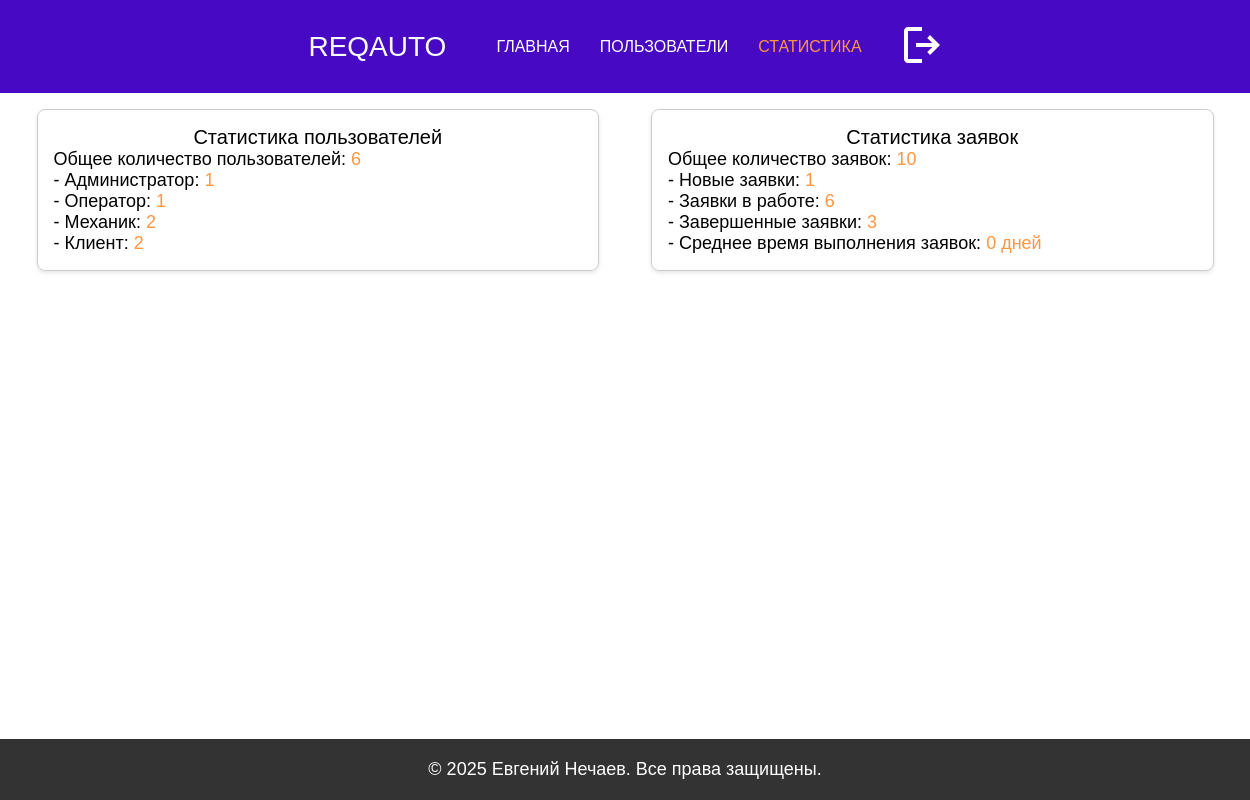
/admin_statistics (signed in), run on the app's committed database.
### models.py (models this page shows)
class Role(db.Model):
    __tablename__ = 'Role'
    ID = db.Column(db.Integer, primary_key=True)
    roleName = db.Column(db.String(50))

### app.py (the view)
@app.route('/admin_statistics')
def admin_statistics():
    if 'user_id' not in session:
        return redirect(url_for('auth'))
    user_id = session['user_id']
    user = User.query.get(user_id)
    if user.roleID != 1:
        return redirect(url_for('auth'))
    total_users = User.query.count()
    roles = Role.query.all()
    users_by_role = {role.roleName: User.query.filter_by(
        roleID=role.ID).count() for role in roles}
    total_requests = RepairRequest.query.count()
    new_requests = RepairRequest.query.filter_by(statusID=1).count()
    in_progress_requests = RepairRequest.query.filter_by(statusID=2).count()
    completed_requests = RepairRequest.query.filter_by(statusID=3).count()
    avg_completion_time = calculate_average_completion_time()
    requests_by_hour = calculate_requests_by_hour()
    return render_template('admin_statistics.html',
                           total_users=total_users,
                           users_by_role=users_by_role,
                           total_requests=total_requests,
                           new_requests=new_requests,
                           in_progress_requests=in_progress_requests,
                           completed_requests=completed_requests,
                           avg_completion_time=avg_completion_time,
                           requests_by_hour=requests_by_hour)

### app.py (called while the page is built)
def calculate_average_completion_time():
    completed_requests = RepairRequest.query.filter(
        RepairRequest.completed_at.isnot(None)).all()
    total_time = timedelta()
    for request in completed_requests:
        if request.created_at and request.completed_at:
            total_time += request.completed_at - request.created_at
    if len(completed_requests) > 0:
        avg_time = total_time / len(completed_requests)
        return avg_time.days
    return 0

def calculate_requests_by_hour():
    requests_by_hour = db.session.query(
        func.strftime('%H', RepairRequest.created_at).label('hour'),
        func.count(RepairRequest.ID).label('count')
    ).group_by(func.strftime('%H', RepairRequest.created_at)).all()
    requests_by_hour_list = [
        {"hour": int(hour), "count": count} for hour, count in requests_by_hour]
    return requests_by_hour_list

### templates/admin_statistics.html (shortened to what this page needs)
<!DOCTYPE html>
<html lang="en">
  <head>
    <link rel="stylesheet" href="/static/styles.css" />
    <link rel="stylesheet" href="/static/admin.css" />
  </head>
  <body>
    <header>
      <div class="logo">ReqAuto</div>
      <nav>
        <ul>
          <li><a href="{{ url_for('index') }}">Главная</a></li>
          <li><a href="{{ url_for('admin_dashboard') }}">Пользователи</a></li>
          <li>
            <a href="{{ url_for('admin_statistics') }}" class="active"
              >Статистика</a
            >
          </li>
          <li>
            <form
              action="{{ url_for('logout') }}"
              method="post"
              class="logout-form"
            >
              <button type="submit" class="logout-button">
                <svg
                  xmlns="http://www.w3.org/2000/svg"
                  width="24"
                  height="24"
                  viewBox="0 0 24 24"
                >
                  <path
                    fill="#ffffff"
                    d="M5 21q-.825 0-1.412-.587T3 19V5q0-.825.588-1.412T5 3h7v2H5v14h7v2zm11-4l-1.375-1.45l2.55-2.55H9v-2h8.175l-2.55-2.55L16 7l5 5z"
                  />
                </svg>
              </button>
            </form>
          </li>
        </ul>
      </nav>
    </header>
    <main>
      <section class="statistics-section h3">
        <div class="statistics-card card">
          <p class="h2">Статистика пользователей</p>
          <p>
            Общее количество пользователей:
            <span class="light-text">{{ total_users }}</span>
          </p>
          {% for role, count in users_by_role.items() %}
          <p>- {{ role }}: <span class="light-text">{{ count }}</span></p>
          {% endfor %}
        </div>
        <div class="statistics-card card">
          <p class="h2">Статистика заявок</p>
          <p>
            Общее количество заявок:
            <span class="light-text">{{ total_requests }}</span>
          </p>
          <p>
            - Новые заявки: <span class="light-text">{{ new_requests }}</span>
          </p>
          <p>
            - Заявки в работе:
            <span class="light-text">{{ in_progress_requests }}</span>
          </p>
          <p>
            - Завершенные заявки:
            <span class="light-text">{{ completed_requests }}</span>
          </p>
          <p>
            - Среднее время выполнения заявок:
            <span
              class="light-text"
              id="avgCompletionTime"
              data-time="{{ avg_completion_time }}"
            ></span>
          </p>
        </div>
      </section>
    </main>
    <footer class="site-footer">
      <p class="h3">&copy; 2025 Евгений Нечаев. Все права защищены.</p>
    </footer>
  </body>
</html>

### static/styles.css (style rules this page uses)
html { scroll-behavior: smooth; overflow-x: hidden; }
html, body { display: flex; flex-direction: column; }
html, body, p { margin: 0; padding: 0; }
body { min-height: 100vh; }
main { flex: 1; }
.h2 { text-transform: initial; font-family: "Rubik", sans-serif; font-weight: 100; font-size: 20px; }
.h3 { text-transform: initial; font-family: "Rubik", sans-serif; font-weight: 100; font-size: 18px; }
header { margin: 0; padding: 20px; background-color: #4709c3; width: 100%; position: sticky; display: flex; justify-content: center; top: 0; z-index: 100; }
.logo { display: flex; font-family: "Montserrat", sans-serif; font-weight: 100; text-transform: uppercase; margin-right: 50px; font-size: 28px; color: #fafbfb; align-items: center; }
nav ul { list-style: none; padding-left: 0; display: flex; justify-content: center; }
nav a { text-decoration: none; color: #fff; display: flex; justify-content: center; }
nav li { display: inline; font-family: "Montserrat", sans-serif; font-weight: 100; text-transform: uppercase; margin: 0 30px 0 0; font-size: 16px; display: flex; justify-content: center; align-items: center; }
.active { color: #ff9640; }
.light-text { color: #ff9640; }
.card { border: 1px solid #ccc; border-radius: 8px; padding: 16px; margin: 16px; box-shadow: 0 2px 4px rgba(0, 0, 0, 0.1); transition: transform 0.2s; }
.logout-button { background: none; border: none; cursor: pointer; }
.logout-button svg { width: 48px; height: 48px; }
.site-footer { background-color: #333; color: #fff; text-align: center; padding: 20px 0; width: 100%; }

### static/admin.css (style rules this page uses)
nav ul { list-style: none; padding-left: 0; display: flex; justify-content: center; margin: 0; }
.statistics-section { display: flex; flex-wrap: wrap; gap: 20px; justify-content: center; }
.statistics-card { flex: 1 1 45%; box-sizing: border-box; max-width: 45%; }
.statistics-card .h2, .statistics-card .h3 { text-align: center; }
.statistics-card p { height: auto; }

### data on the page
Role: roleName "Администратор", ID "1"
Role: roleName "Оператор", count "1"
Role: roleName "Механик", count "2"
Role: roleName "Клиент", count "2"

### other printed values
{{ total_users }} "6"
{{ total_requests }} "10"
{{ new_requests }} "1"
{{ in_progress_requests }} "6"
{{ completed_requests }} "3"
